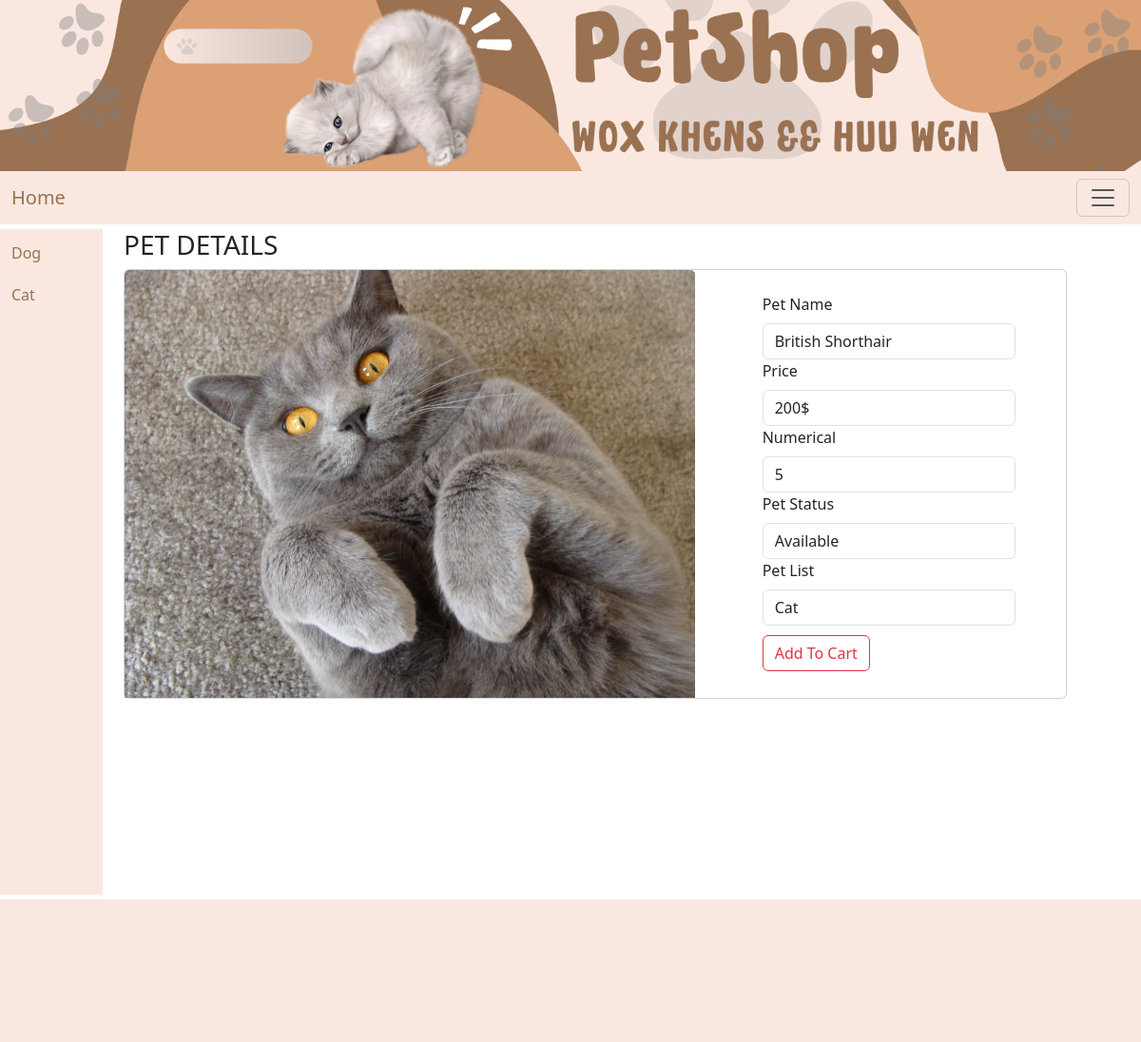
The page /index.php?tocontrol=pet&id=27 on the database its author committed.
### tables this page shows
CREATE TABLE IF NOT EXISTS `tbl_petlist` (
  `id` int(11) NOT NULL AUTO_INCREMENT,
  `namepetlist` varchar(100) NOT NULL,
  `note` text NOT NULL,
  PRIMARY KEY (`id`)
);

CREATE TABLE IF NOT EXISTS `tbl_pet` (
  `stt` int(11) NOT NULL AUTO_INCREMENT,
  `petid` varchar(100) NOT NULL,
  `petname` varchar(250) NOT NULL,
  `price` varchar(50) NOT NULL,
  `numerical` int(11) NOT NULL,
  `img` varchar(50) NOT NULL,
  `petstatus` int(11) NOT NULL,
  `id_petlist` int(11) NOT NULL,
  PRIMARY KEY (`stt`)
);

### pages/main/pet.php (the view, shortened to what this page needs)
<h3>PET DETAILS</h3>
<?php
    $sql_details = "SELECT * FROM tbl_pet,tbl_petlist WHERE tbl_pet.id_petlist=tbl_petlist.id AND tbl_pet.stt='$_GET[id]' LIMIT 1";
    $query_details = mysqli_query($mysqli,$sql_details);
    while($row_details = mysqli_fetch_array($query_details)){
?>
<form method="POST" action="pages/main/addtocart.php?idpet=<?php echo $row_details['stt']?>">
  <div class="card" style="width: 62em;">
    <div class="row g-3">
      <div class="col">
        <img src="admincp/modules/managepet/uploads/<?php echo $row_details['img']?>" class="card-img-top fixed-image" alt="">
      </div>
      <div class="col-4 petid-div" >
          <div class="col-10">
              <label for="petname" class="form-label">Pet Name</label>
              <input type="text" class="form-control" id="petname" value="<?php echo $row_details['petname']?>" readonly>
          </div>
          <div class="col-10">
              <label for="price" class="form-label">Price</label>
              <input type="text" class="form-control" id="price" value="<?php echo number_format($row_details['price'],0,',','.').'$'?>" readonly>
          </div>
          <div class="col-10">
              <label for="numerical" class="form-label">Numerical</label>
              <input type="text" class="form-control" id="numerical" value="<?php echo $row_details['numerical']?>" readonly>
          </div>
          <div class="col-10">
              <label for="petstatus" class="form-label">Pet Status</label>
              <input type="text" class="form-control" id="petstatus" value="<?php echo ($row_details['petstatus'] == 1) ? 'Available' : 'Non-Available';?>" readonly>
          </div>
          <div class="col-10">
              <label for="namepetlist" class="form-label">Pet List</label>
              <input type="text" class="form-control" id="namepetlist" value="<?php echo $row_details['namepetlist']?>" readonly>
          </div>
          <div class="col-10 add-to-cart-div">
              <button type="submit" name="addtocart" class="btn btn-outline-danger addtocart">Add To Cart</button>
          </div>
      </div>
  </div>
</form>
<?php } ?>

### pages/sidebar/sidebar.php
<div class="sidebar">
        <ul class="list_sidebar">
        <?php
          $sql_petlist = "SELECT * FROM tbl_petlist ORDER BY id DESC";
          $query_petlist = mysqli_query($mysqli,$sql_petlist) or die( mysqli_error($mysqli));
          while($row = mysqli_fetch_array($query_petlist)){
        ?>
          <li>
            <a href="index.php?tocontrol=petlist&id=<?php echo $row['id']?>"><?php echo $row['namepetlist']?></a>
          </li>
        <?php }
        ?>
        </ul>
      </div>

### css/style.css (style rules this page uses)
body { margin: 0; padding: 0; }
.sidebar { height: 700px; width: 9%; margin-top: 5px; margin-left: 0px; margin-bottom: 5px; float: left; background: #FAE8E0; }
ul.list_sidebar { padding: 0; margin: 0; width: 100%; list-style: none; line-height: 27px; }
ul.list_sidebar li a { text-decoration: none; text-align: center; color: #9A7151; }
ul.list_sidebar li { margin: 7px; padding: 5px; }

### pages/main/pet.php (style rules this page uses)
.petid-div { margin-top: 40px; }
.fixed-image { width: 600px; height: 450px; }
.add-to-cart-div { margin-top: 10px; }

### rows shown on the page
tbl_petlist: namepetlist "Dog"
tbl_petlist: namepetlist "Cat"
tbl_pet: img (picture), petname "British Shorthair", price "200$", numerical "5", petstatus "Available", id_petlist.namepetlist "Cat"
